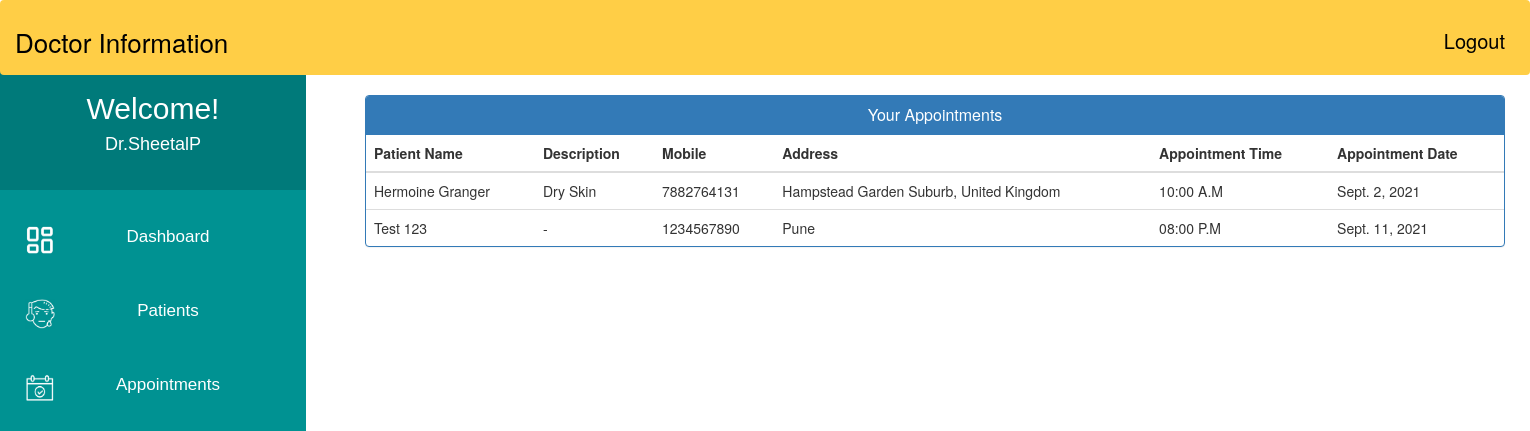
Page /doctor_view_appointment/ (signed in) on the committed database.
### MyApp/models.py (models this page shows, shortened)
class Appointment(models.Model):
    patientId=models.PositiveIntegerField(null=True)
    doctorId=models.PositiveIntegerField(null=True)
    patientName=models.CharField(max_length=40,null=True)
    doctorName=models.CharField(max_length=40,null=True)
    appointmentDate=models.DateField(null=False)
    description=models.TextField(max_length=500)
    status=models.BooleanField(default=False)
    time = models.CharField(max_length=10, choices=Time,default="")

class Patient(models.Model):
    user = models.OneToOneField(User, on_delete=models.CASCADE)
    Patient_First_Name = models.CharField(max_length=50, default="")
    Patient_Last_Name = models.CharField(max_length=50, default="")
    gender = models.CharField(max_length=10, choices=GENDER)
    contact = models.CharField(max_length=10)
    address = models.CharField(max_length=350)
    symptoms = models.CharField(max_length=500, default="")
    status = models.BooleanField(default=False)
    admitDate = models.DateField(auto_now=True)
    assignedDoctorId = models.PositiveIntegerField(null=True)

### MyApp/views.py (the view)
# urls.py: path('doctor_view_appointment/', views.doctor_view_appointment, name="doctor_view_appointment"),
@login_required
def doctor_view_appointment(request):
    doctor=Doctor.objects.get(user_id=request.user.id)
    appointments=Appointment.objects.all().filter(status=True,doctorId=request.user.id)
    patientid=[]
    for a in appointments:
        patientid.append(a.patientId)
    patients=Patient.objects.all().filter(status=True,user_id__in=patientid)
    appointments=zip(appointments,patients)
    return render(request,'MyApp/doctor_view_appointment.html',{'appointments':appointments,'doctor':doctor})

### templates/MyApp/doctor_view_appointment.html (shortened to what this page needs)
{% extends 'MyApp/doctor_base.html' %}
{% block content_dashboard %}
{%load static%}
<head>
  <link href="//netdna.bootstrapcdn.com/bootstrap/3.0.0/css/bootstrap.min.css" rel="stylesheet" id="bootstrap-css">
</head>
<body>
<div class="container">
  <div class="panel panel-primary">
    <div class="panel-heading">
      <h6 class="panel-title">Your Appointments</h6>
    </div>
    <table class="table table-hover" id="dev-table">
      <thead>
        <tr>
          <th>Patient Name</th>
          <th>Description</th>
          <th>Mobile</th>
          <th>Address</th>
          <th>Appointment Time</th>
          <th>Appointment Date</th>
        </tr>
      </thead>
      {% for a,p in appointments %}
      <tr>
        <td>{{a.patientName}}</td>
        <td>{{a.description}}</td>
        <td>{{p.contact}}</td>
        <td>{{p.address}}</td>
        <td>{{a.time}}</td>
        <td>{{a.appointmentDate}}</td>
      </tr>
      {% endfor %}
    </table>
  </div>
</div>
{% endblock content_dashboard %}

### templates/MyApp/doctor_base.html (shortened to what this page needs)
<!DOCTYPE html>
{% load staticfiles %}
<html lang="en">
<head>
     <link href="//netdna.bootstrapcdn.com/bootstrap/3.0.0/css/bootstrap.min.css" rel="stylesheet" id="bootstrap-css">
</head>
<body>
    <div class="navbar">
        <a>Doctor Information</a>
        <a href="{% url 'MyApp:logout' %}" class="logoutbtn">Logout</a>
    </div>
     <div class="sidebar">
        <div class="userprofile">
            <h2 style="color:white; font-family:sans-serif; padding-top:25px; text-align:center; margin:0px;">Welcome!</h2>
            <h4 style="color:white; font-family:sans-serif; text-align:center; padding-bottom:35px;">{{request.user.username}}</h4>
        </div>
        <a href="{% url 'MyApp:doctor_dashboard' %}"><img class="icon" src="{% static "images/PDash.png" %}">Dashboard</a>
        <a href="{% url 'MyApp:doctor_patient' %}"><img class="icon" src="{% static "images/PIcon.png" %}">Patients</a>
        <a href="{% url 'MyApp:doctor_appointment' %}"><img class="icon" src="{% static "images/ApptIcon.png" %}">Appointments</a>
    </div>
{%  block content_dashboard %}
{%  endblock content_dashboard %}
</body>
</html>

### templates/MyApp/doctor_base.html (style rules this page uses)
body { background-color: rgb(255, 255, 255); padding: 0px; margin-top: 0px; margin-left: 0px; margin-right: 0px; margin-bottom: 0px; }
.navbar { overflow: hidden; background-color: rgb(255, 206, 70); height:75px; width:100%; padding-top:22px; z-index:1; top:0; position:fixed; display:block; }
.navbar a { float: left; display:block; font-size: 26px; color: black; text-align: center; padding-left:14px; text-decoration: none; }
.navbar .logoutbtn { float: right; display:block; font-size: 20px; color: black; text-align: center; padding-top:4px; padding-right:24px; text-decoration: none; }
.sidebar .userprofile { background-color: rgb(0, 122, 122); }
.sidebar { margin-top: 0px; padding-top: 0px; width: 20%; text-align: center; height=100vh; background-color: rgb(0, 146, 146); font-family: sans-serif; font-size:17px; font-weight: normal; position: fixed; top: 67px; left: 0; bottom: 0; }
.sidebar a { display: block; color: white; padding: 25px; text-decoration: none; }
.icon { float:left; width:30px; height:30px; }

### templates/MyApp/doctor_view_appointment.html (style rules this page uses)
.container { margin-left: 350px; margin-right: 50px; }
a:link { text-decoration: none; }
h6 { text-align: center; }

### rows in the picture
Appointment: patientName "Hermoine Granger", description "Dry Skin", contact "7882764131", address "Hampstead Garden Suburb, United Kingdom", time "10:00 A.M", appointmentDate "Sept. 2, 2021"
Appointment: patientName "Test 123", description "-", contact "1234567890", address "Pune", time "08:00 P.M", appointmentDate "Sept. 11, 2021"

### other values in the picture
{{ request.user.username }} "Dr.SheetalP"
